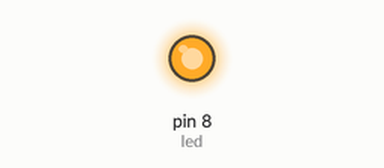
A sketch run on a simulated Arduino Uno, built with avr-gcc and run on an emulated ATmega328P. Shown: output pins drawn as LEDs (lit = HIGH). Random numbers use the default seed unless the sketch sets one.

Above: at 7.66 s.
At 36.58 s:
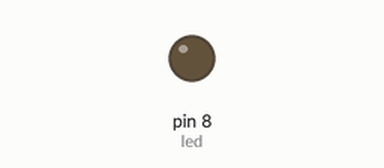
Timing chart, 0 to 40.0 s (numbered marks = the images above):
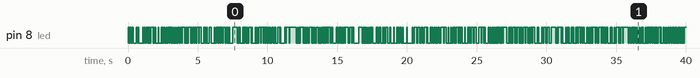

The sketch:

smart_city.ino
```cpp
/* This code was designed by Georgia-Natalia Sgouraki on Octomber 29th 2023.
   It is intended for academic use at the Department of Informatics and Telecommunication of University of Ioannina.

   This code was designed and compiled at Arduino IDE ver. 1.8.16
   It was designed for use with Arduino UNO R3 ATmega328P

   Write a program that will produce values range 0 – 255 and based on the values will check the brightness of a led.
*/

int led = 8;                 //Το pin που είναι συνδεδεμένο το led

void setup()                //Συνάρτηση αρχικοποίησης παραμέτρων και υλικών συστήματος.
{
  pinMode(led, OUTPUT);     //Αρχικοποιηση led ως έξοδος
}


void loop()                 //Κύρια επαναλαμβανόμενη συνάρτηση

{
  int br = random (0,255);  //Επιλεγει τυχαία  τιμή απο 0 έως το 255
  analogWrite(led,br);      //Ρυθμίζει την φωτεινότητα στο pin  8
  delay(40);                //delay για 40 millisecond

}
```
